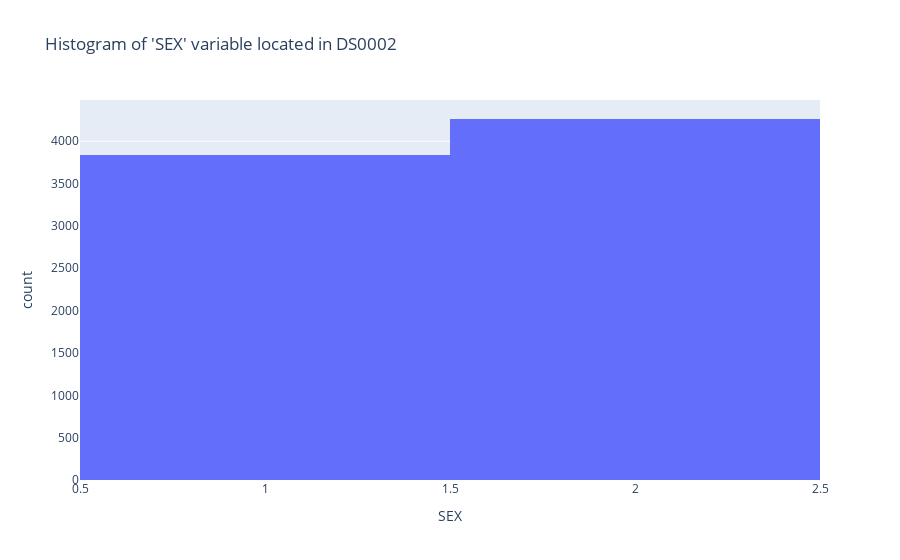

Source (notebook cell):
### Code cell
fig = px.histogram(ncs1.dxdm, x="SEX", title="Histogram of 'SEX' variable located in DS0002")
fig.show()

### Figure 1 — Plotly figure (JSON) as saved in the notebook; plotly's stock layout.template omitted (floating-point values rounded to 4 significant figures; data arrays with more than 128 entries replaced by an {"elided": "..."} marker saying what was removed)
{"data": [{"alignmentgroup": "True", "bingroup": "x", "hovertemplate": "SEX=%{x}<br>count=%{y}<extra></extra>", "legendgroup": "", "marker": {"color": "#636efa"}, "name": "", "offsetgroup": "", "orientation": "v", "showlegend": false, "type": "histogram", "x": {"elided": "8098 int values"}, "xaxis": "x", "yaxis": "y"}], "layout": {"barmode": "relative", "legend": {"tracegroupgap": 0}, "title": {"text": "Histogram of 'SEX' variable located in DS0002"}, "xaxis": {"anchor": "y", "domain": [0, 1], "title": {"text": "SEX"}}, "yaxis": {"anchor": "x", "domain": [0, 1], "title": {"text": "count"}}}}
